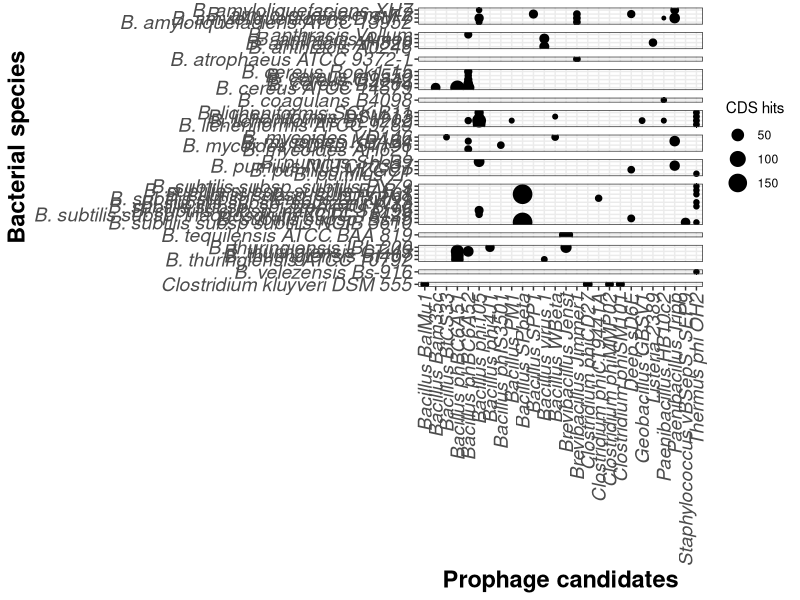

Write the R code that produced this figure.
## ---- chunk 1
knitr::opts_chunk$set(cache=TRUE,  comment= " ")
knitr::write_bib(c(.packages(), "knitr", "rmarkdown", "tidyverse"), "packages.bib")
## ---- chunk 2
library(tidyverse) 
library(magrittr)
library(readxl) 
library(rmarkdown)
library(knitr)
## ---- chunk 3
df <- read_excel("Data/2020-09-13_PHASTER-raw.xlsx")
df %<>% mutate_at(vars(e_value), ~ as.numeric(as.character(.)))
df %<>% mutate_at(vars(species,completeness, genome), ~ as_factor(.))

kable(df[1:5,])
## ---- chunk 4
by_completeness <- df %>%
  filter(hit_number == 1) %>% 
  group_by(species,genome) %>%
  summarise(
    Incomplete = sum(str_count(completeness, "Incomplete")),
    Questionable = sum(str_count(completeness, "Questionable")),
    Intact = sum(str_count(completeness, "Intact"))
  )

#write_tsv(x = by_completeness, path = "Data/completeness_raw-01.tsv")

kable(by_completeness[1:5,])
## ---- chunk 5
by_species_total <- df %>%
  group_by(species, genome) %>%
  summarise("Total prophage proteins" = sum(str_count(blast_hit, "PHAGE")))

#write_tsv(x = by_species_total, path = "Data/total-proteins_raw-01.tsv")

kable(by_species_total[1:5,])
## ---- chunk 6

intact_phages <- df %>%
  filter(completeness %in% c("Intact") & blast_hit %in% str_subset(blast_hit, "^PHAGE")) %>%
  mutate(Candidate = as.factor(str_extract(blast_hit, "[:graph:]+(?=:)")), region = as.factor(region)) %>%
  mutate(Candidate = str_remove(Candidate, "PHAGE_"),
         Candidate = str_replace(Candidate, "_", " "),
         Candidate = str_replace(Candidate, "Bacill", "Bacillus"),
         Candidate = str_replace(Candidate, "Brevib", "Brevibacillus"),
         Candidate = str_replace(Candidate, "Clostr", "Clostridium"),
         Candidate = str_replace(Candidate, "Thermu", "Thermus phi"),
         Candidate = str_replace(Candidate, "Paenib", "Paenibacillus"),
         Candidate = str_replace(Candidate, "Bacillus 1", "Bacillus virus 1"),
         Candidate = str_replace(Candidate, "Lister", "Listeria"),
         Candidate = str_replace(Candidate, "Geobac", "Geobacillus"),
         Candidate = str_replace(Candidate, "Staphy", "Staphylococcus"),
         ) %>%
  mutate(species = str_replace(species,"Bacillus", "B.")) %>% 
  separate(Candidate, c("Candidate", "Phage_NC_ID"), sep = "_NC_") %>%
  mutate(Candidate = str_remove(Candidate, "_")) %>% 
  select(species, score, region, Candidate, Phage_NC_ID) %>% 
  group_by(species, Candidate, region, score, Phage_NC_ID) %>% 
  summarise(
    CDS_hits = length(Candidate)
  ) %>% 
  group_by(species, region) %>% 
  filter(CDS_hits == max(CDS_hits)) %>% 
  mutate(Epithet = as_factor(word(species,2)))

#write_tsv(x = intact_phages, path = "Data/intact-phages_raw-01.tsv")

kable(intact_phages[1:5,])
## ---- chunk 7

intact_phages %>%
  as_tibble() %>%
  mutate(Species = species) %>%
  select(Species, Candidate, CDS_hits, Epithet) %>%
  pivot_wider(names_from = "Candidate", values_from = "CDS_hits", values_fill = 0, values_fn = sum) %>%
  pivot_longer(cols = -c(Species, Epithet), names_to = "Candidates", values_to = "CDS hits") %>%
  filter(`CDS hits`>1) %>% 
  ggplot(aes(Candidates, Species, size = `CDS hits`)) +
  geom_point() +
  facet_grid(rows = vars(Epithet), scales = "free", space = "free") +
  theme_bw() +
  theme(axis.text.x = element_text(angle = 90, vjust = 0.5, hjust = 1, size = 14, face = "italic"),
        axis.text.y = element_text(size = 14, face = "italic"),
        axis.title.x = element_text(size = 17, face = "bold"),
        axis.title.y = element_text(size = 17, face = "bold"),
        strip.background = element_blank(),
        strip.text = element_blank(),
        legend.position = "right"
        ) +
  labs(x = "Prophage candidates",
       y = "Bacterial species"
  )
